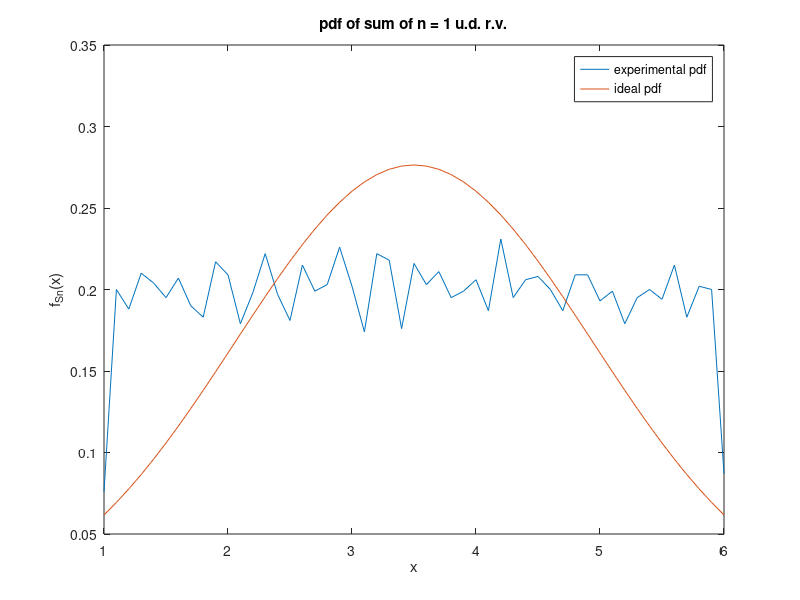
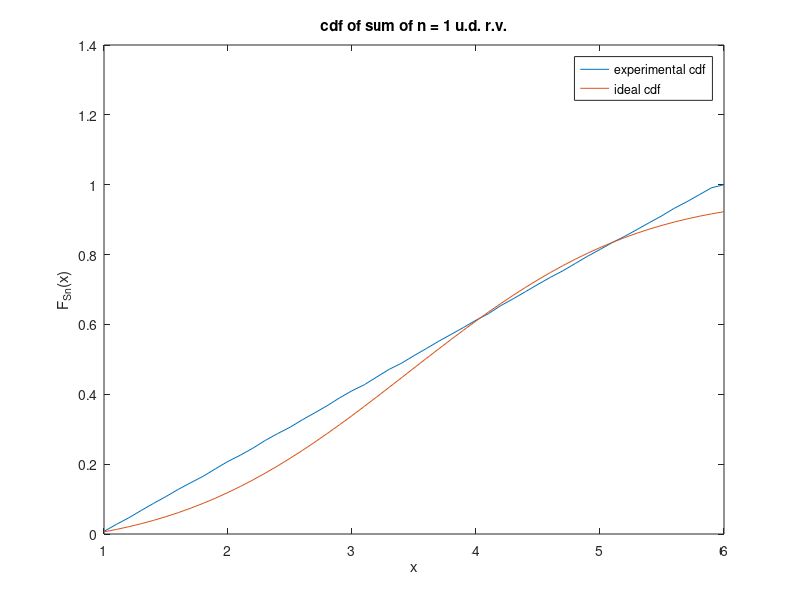
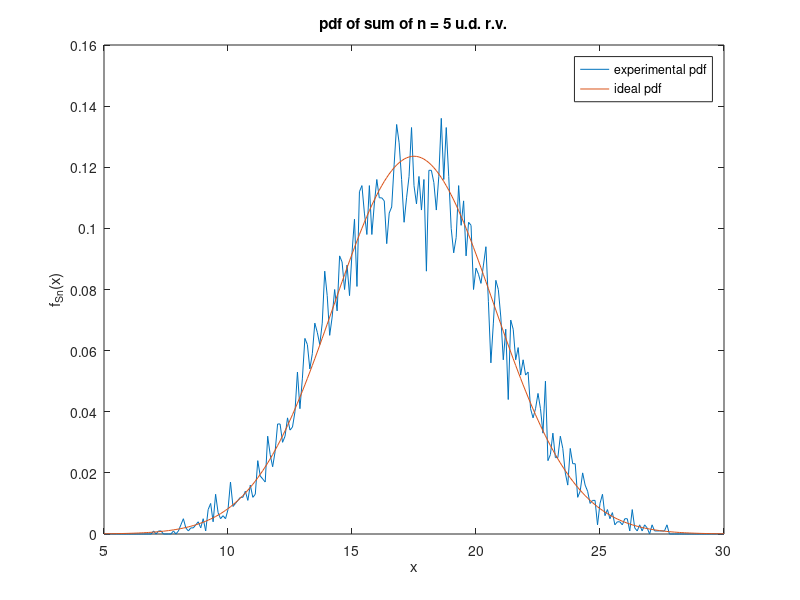
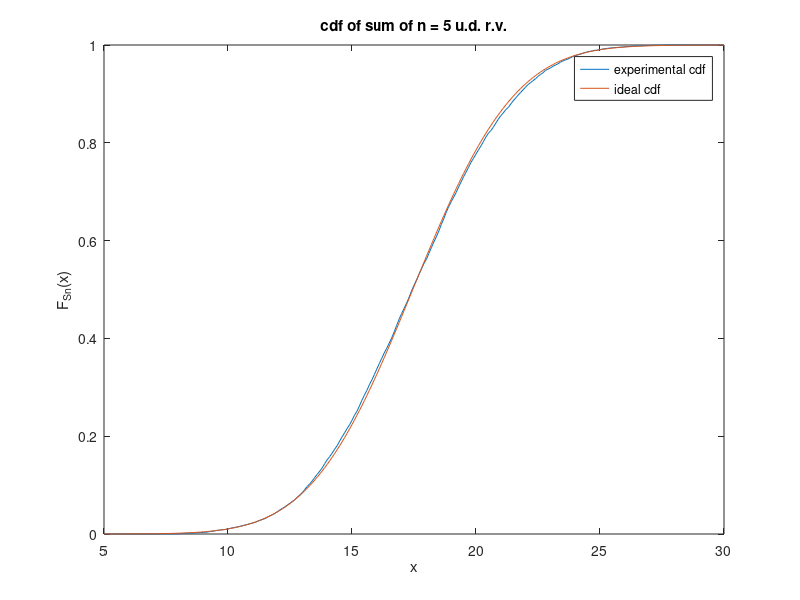

These figures' MATLAB source, in order:
step = 0.1;
n_repeats = 10000;

n = 1; % TODO change to check n
s = 1:step:6; % TODO change to fit values.
s_n = zeros(1, n_repeats);
for i = 1:n_repeats
    x = 1 + 5*rand(1, n); %uniform random var (1,6)
    s_n(i) = sum(x); %an instance of s_n
end

y = hist(s_n, s);
pdf = y / n_repeats / step;
mean = n*7/2;
var = n*25/12;
ideal = exp(-(s-mean).^2/(2*var))/(sqrt(2*pi*var));
figure;
plot(s,pdf);
hold on
plot(s,ideal);
exp_label = 'experimental pdf';
ideal_label = 'ideal pdf';
title(sprintf('pdf of sum of n = %d u.d. r.v.', n));
xlabel('x');
ylabel('f_S_n(x)');
legend(exp_label, ideal_label);

%create the plot of the cdf
size_s = size(s, 2);
cdf = zeros(1, size_s);
ideal_cdf = zeros(1, size_s);
for i = 1:size_s
    cdf(i) = sum(pdf(1:i)) * step;
    ideal_cdf(i) = sum(ideal(1:i)) * step;
end
figure;
plot(s, cdf);
hold on
plot(s, ideal_cdf);
exp_label = 'experimental cdf';
ideal_label = 'ideal cdf';
title(sprintf('cdf of sum of n = %d u.d. r.v.', n));
xlabel('x');
ylabel('F_S_n(x)');
legend(exp_label, ideal_label);

n = 5;
s = 5:step:30;
s_n = zeros(1, n_repeats);
for i = 1:n_repeats
    x = 1 + 5*rand(1, n); %uniform random var (1,6)
    s_n(i) = sum(x); %an instance of s_n
end

y = hist(s_n, s);
pdf = y / n_repeats / step;
mean = n*7/2;
var = n*25/12;
ideal = exp(-(s-mean).^2/(2*var))/(sqrt(2*pi*var));
figure;
plot(s,pdf);
hold on
plot(s,ideal);
exp_label = 'experimental pdf';
ideal_label = 'ideal pdf';
title(sprintf('pdf of sum of n = %d u.d. r.v.', n));
xlabel('x');
ylabel('f_S_n(x)');
legend(exp_label, ideal_label);

%create the plot of the cdf
size_s = size(s, 2);
cdf = zeros(1, size_s);
ideal_cdf = zeros(1, size_s);
for i = 1:size_s
    cdf(i) = sum(pdf(1:i)) * step;
    ideal_cdf(i) = sum(ideal(1:i)) * step;
end
figure;
plot(s, cdf);
hold on
plot(s, ideal_cdf);
exp_label = 'experimental cdf';
ideal_label = 'ideal cdf';
title(sprintf('cdf of sum of n = %d u.d. r.v.', n));
xlabel('x');
ylabel('F_S_n(x)');
legend(exp_label, ideal_label);

n = 10;
s = 20:step:50;
s_n = zeros(1, n_repeats);
for i = 1:n_repeats
    x = 1 + 5*rand(1, n); %uniform random var (1,6)
    s_n(i) = sum(x); %an instance of s_n
end

y = hist(s_n, s);
pdf = y / n_repeats / step;
mean = n*7/2;
var = n*25/12;
ideal = exp(-(s-mean).^2/(2*var))/(sqrt(2*pi*var));
figure;
plot(s,pdf);
hold on
plot(s,ideal);
exp_label = 'experimental pdf';
ideal_label = 'ideal pdf';
title(sprintf('pdf of sum of n = %d u.d. r.v.', n));
xlabel('x');
ylabel('f_S_n(x)');
legend(exp_label, ideal_label);

%create the plot of the cdf
size_s = size(s, 2);
cdf = zeros(1, size_s);
ideal_cdf = zeros(1, size_s);
for i = 1:size_s
    cdf(i) = sum(pdf(1:i)) * step;
    ideal_cdf(i) = sum(ideal(1:i)) * step;
end
figure;
plot(s, cdf);
hold on
plot(s, ideal_cdf);
exp_label = 'experimental cdf';
ideal_label = 'ideal cdf';
title(sprintf('cdf of sum of n = %d u.d. r.v.', n));
xlabel('x');
ylabel('F_S_n(x)');
legend(exp_label, ideal_label);

n = 50;
s = 125:step:225;
s_n = zeros(1, n_repeats);
for i = 1:n_repeats
    x = 1 + 5*rand(1, n); %uniform random var (1,6)
    s_n(i) = sum(x); %an instance of s_n
end

y = hist(s_n, s);
pdf = y / n_repeats / step;
mean = n*7/2;
var = n*25/12;
ideal = exp(-(s-mean).^2/(2*var))/(sqrt(2*pi*var));
figure;
plot(s,pdf);
hold on
plot(s,ideal);
exp_label = 'experimental pdf';
ideal_label = 'ideal pdf';
title(sprintf('pdf of sum of n = %d u.d. r.v.', n));
xlabel('x');
ylabel('f_S_n(x)');
legend(exp_label, ideal_label);

%create the plot of the cdf
size_s = size(s, 2);
cdf = zeros(1, size_s);
ideal_cdf = zeros(1, size_s);
for i = 1:size_s
    cdf(i) = sum(pdf(1:i)) * step;
    ideal_cdf(i) = sum(ideal(1:i)) * step;
end
figure;
plot(s, cdf);
hold on
plot(s, ideal_cdf);
exp_label = 'experimental cdf';
ideal_label = 'ideal cdf';
title(sprintf('cdf of sum of n = %d u.d. r.v.', n));
xlabel('x');
ylabel('F_S_n(x)');
legend(exp_label, ideal_label);
